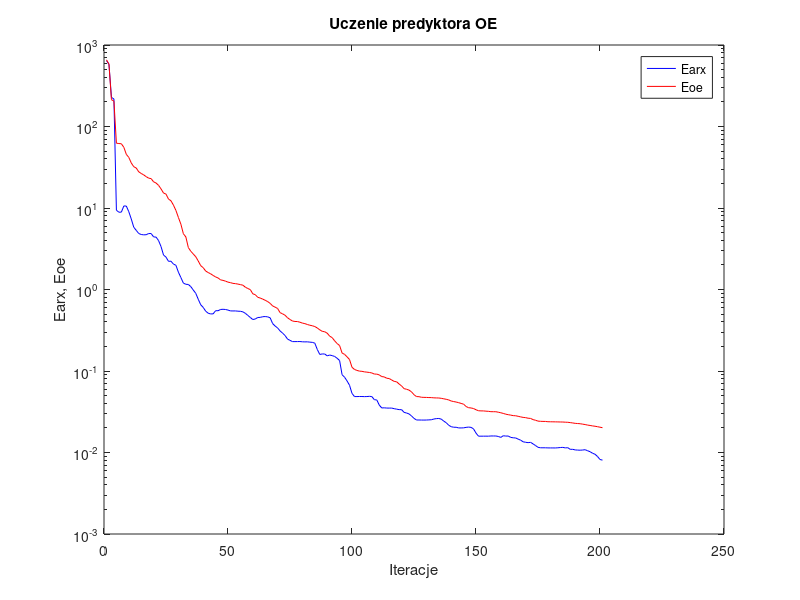
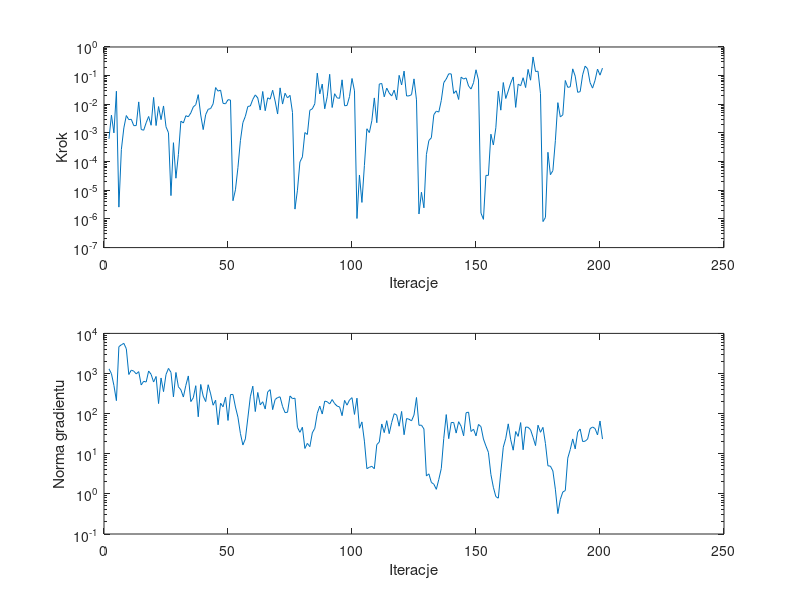

Here is the MATLAB script that generated these plots, in order:
%uczenie predyktora oe
clear all;
n=0; farx(n+1)=6.436510e+002; foe(n+1)=6.578533e+002; wspucz(n+1)=0.000000e+000; ng(n+1)=0.000000e+000;
%odnowa zmiennej metryki
n=1; farx(n+1)=5.792022e+002; foe(n+1)=5.833951e+002; krok(n+1)=6.250570e-004; ng(n+1)=1.309464e+003;
n=2; farx(n+1)=2.278635e+002; foe(n+1)=2.136425e+002; krok(n+1)=4.189449e-003; ng(n+1)=9.917397e+002;
n=3; farx(n+1)=2.175743e+002; foe(n+1)=2.047089e+002; krok(n+1)=1.006709e-003; ng(n+1)=5.030328e+002;
n=4; farx(n+1)=9.385977e+000; foe(n+1)=6.238086e+001; krok(n+1)=2.861011e-002; ng(n+1)=2.110651e+002;
n=5; farx(n+1)=8.878119e+000; foe(n+1)=6.181836e+001; krok(n+1)=2.584981e-006; ng(n+1)=4.667431e+003;
n=6; farx(n+1)=8.901083e+000; foe(n+1)=6.141765e+001; krok(n+1)=2.647908e-004; ng(n+1)=5.200018e+003;
n=7; farx(n+1)=1.059517e+001; foe(n+1)=5.554432e+001; krok(n+1)=1.495225e-003; ng(n+1)=5.646662e+003;
n=8; farx(n+1)=1.056579e+001; foe(n+1)=4.552815e+001; krok(n+1)=4.054150e-003; ng(n+1)=4.141462e+003;
n=9; farx(n+1)=9.002278e+000; foe(n+1)=4.177203e+001; krok(n+1)=2.914778e-003; ng(n+1)=9.444214e+002;
n=10; farx(n+1)=7.325537e+000; foe(n+1)=3.570610e+001; krok(n+1)=2.998733e-003; ng(n+1)=1.215852e+003;
n=11; farx(n+1)=5.805440e+000; foe(n+1)=3.211061e+001; krok(n+1)=1.797919e-003; ng(n+1)=1.144290e+003;
n=12; farx(n+1)=5.318720e+000; foe(n+1)=3.096230e+001; krok(n+1)=1.812955e-003; ng(n+1)=9.774323e+002;
n=13; farx(n+1)=4.865421e+000; foe(n+1)=2.778997e+001; krok(n+1)=1.213054e-002; ng(n+1)=1.115172e+003;
n=14; farx(n+1)=4.729935e+000; foe(n+1)=2.653851e+001; krok(n+1)=1.323510e-003; ng(n+1)=5.193157e+002;
n=15; farx(n+1)=4.685501e+000; foe(n+1)=2.549476e+001; krok(n+1)=1.244450e-003; ng(n+1)=6.409461e+002;
n=16; farx(n+1)=4.700727e+000; foe(n+1)=2.426643e+001; krok(n+1)=2.270713e-003; ng(n+1)=6.127846e+002;
n=17; farx(n+1)=4.861871e+000; foe(n+1)=2.324352e+001; krok(n+1)=3.763634e-003; ng(n+1)=1.157055e+003;
n=18; farx(n+1)=4.859209e+000; foe(n+1)=2.293361e+001; krok(n+1)=1.857915e-003; ng(n+1)=9.502692e+002;
n=19; farx(n+1)=4.423550e+000; foe(n+1)=2.094273e+001; krok(n+1)=1.737095e-002; ng(n+1)=6.132300e+002;
n=20; farx(n+1)=4.392376e+000; foe(n+1)=2.025441e+001; krok(n+1)=1.812955e-003; ng(n+1)=8.436217e+002;
n=21; farx(n+1)=3.982499e+000; foe(n+1)=1.895916e+001; krok(n+1)=8.360316e-003; ng(n+1)=1.783342e+002;
n=22; farx(n+1)=3.359958e+000; foe(n+1)=1.715021e+001; krok(n+1)=2.914778e-003; ng(n+1)=7.749449e+002;
n=23; farx(n+1)=2.648928e+000; foe(n+1)=1.526391e+001; krok(n+1)=8.751130e-003; ng(n+1)=3.539649e+002;
n=24; farx(n+1)=2.496388e+000; foe(n+1)=1.480931e+001; krok(n+1)=1.645803e-003; ng(n+1)=9.423411e+002;
n=25; farx(n+1)=2.217646e+000; foe(n+1)=1.287227e+001; krok(n+1)=1.016331e-003; ng(n+1)=1.341062e+003;
%odnowa zmiennej metryki
n=26; farx(n+1)=2.224422e+000; foe(n+1)=1.227220e+001; krok(n+1)=6.514692e-006; ng(n+1)=1.067842e+003;
n=27; farx(n+1)=2.051032e+000; foe(n+1)=1.084580e+001; krok(n+1)=4.576195e-004; ng(n+1)=2.614505e+002;
n=28; farx(n+1)=1.982144e+000; foe(n+1)=9.331028e+000; krok(n+1)=2.637524e-005; ng(n+1)=1.062323e+003;
n=29; farx(n+1)=1.631306e+000; foe(n+1)=7.655539e+000; krok(n+1)=1.784716e-004; ng(n+1)=4.661366e+002;
n=30; farx(n+1)=1.402180e+000; foe(n+1)=6.332601e+000; krok(n+1)=2.586254e-003; ng(n+1)=3.927375e+002;
n=31; farx(n+1)=1.198869e+000; foe(n+1)=4.835139e+000; krok(n+1)=2.224854e-003; ng(n+1)=2.592545e+002;
n=32; farx(n+1)=1.158748e+000; foe(n+1)=4.419703e+000; krok(n+1)=3.996730e-003; ng(n+1)=5.058010e+002;
n=33; farx(n+1)=1.153247e+000; foe(n+1)=3.273005e+000; krok(n+1)=3.671029e-003; ng(n+1)=8.702460e+002;
n=34; farx(n+1)=1.084946e+000; foe(n+1)=2.944833e+000; krok(n+1)=5.003630e-003; ng(n+1)=1.995995e+002;
n=35; farx(n+1)=9.851547e-001; foe(n+1)=2.726999e+000; krok(n+1)=8.099144e-003; ng(n+1)=2.488941e+002;
n=36; farx(n+1)=8.972293e-001; foe(n+1)=2.523642e+000; krok(n+1)=9.677825e-003; ng(n+1)=4.970048e+002;
n=37; farx(n+1)=7.597964e-001; foe(n+1)=2.238693e+000; krok(n+1)=2.173419e-002; ng(n+1)=8.353984e+001;
n=38; farx(n+1)=6.491192e-001; foe(n+1)=1.960085e+000; krok(n+1)=4.236653e-003; ng(n+1)=5.341330e+002;
n=39; farx(n+1)=6.035337e-001; foe(n+1)=1.852433e+000; krok(n+1)=1.310706e-003; ng(n+1)=2.732412e+002;
n=40; farx(n+1)=5.422556e-001; foe(n+1)=1.683845e+000; krok(n+1)=4.375565e-003; ng(n+1)=1.997623e+002;
n=41; farx(n+1)=5.117581e-001; foe(n+1)=1.615817e+000; krok(n+1)=6.681202e-003; ng(n+1)=5.253258e+002;
n=42; farx(n+1)=5.015391e-001; foe(n+1)=1.557377e+000; krok(n+1)=7.119007e-003; ng(n+1)=3.108520e+002;
n=43; farx(n+1)=5.025032e-001; foe(n+1)=1.488272e+000; krok(n+1)=1.038090e-002; ng(n+1)=1.621312e+002;
n=44; farx(n+1)=5.493457e-001; foe(n+1)=1.426351e+000; krok(n+1)=3.832769e-002; ng(n+1)=2.164271e+002;
n=45; farx(n+1)=5.492845e-001; foe(n+1)=1.385349e+000; krok(n+1)=2.876670e-002; ng(n+1)=5.277770e+001;
n=46; farx(n+1)=5.686611e-001; foe(n+1)=1.312836e+000; krok(n+1)=3.134015e-002; ng(n+1)=1.821376e+002;
n=47; farx(n+1)=5.719681e-001; foe(n+1)=1.293944e+000; krok(n+1)=1.080437e-002; ng(n+1)=1.479676e+002;
n=48; farx(n+1)=5.683560e-001; foe(n+1)=1.265893e+000; krok(n+1)=1.042882e-002; ng(n+1)=2.588142e+002;
n=49; farx(n+1)=5.592397e-001; foe(n+1)=1.231456e+000; krok(n+1)=1.448480e-002; ng(n+1)=6.754619e+001;
n=50; farx(n+1)=5.463207e-001; foe(n+1)=1.213799e+000; krok(n+1)=1.406421e-002; ng(n+1)=2.982916e+002;
%odnowa zmiennej metryki
n=51; farx(n+1)=5.455951e-001; foe(n+1)=1.188798e+000; krok(n+1)=4.324013e-006; ng(n+1)=3.009432e+002;
n=52; farx(n+1)=5.460014e-001; foe(n+1)=1.180583e+000; krok(n+1)=1.039083e-005; ng(n+1)=1.461156e+002;
n=53; farx(n+1)=5.417912e-001; foe(n+1)=1.165091e+000; krok(n+1)=6.140602e-005; ng(n+1)=8.179224e+001;
n=54; farx(n+1)=5.401804e-001; foe(n+1)=1.148295e+000; krok(n+1)=5.391128e-004; ng(n+1)=3.213067e+001;
n=55; farx(n+1)=5.319557e-001; foe(n+1)=1.129045e+000; krok(n+1)=2.289488e-003; ng(n+1)=1.651899e+001;
n=56; farx(n+1)=5.102956e-001; foe(n+1)=1.067470e+000; krok(n+1)=3.816075e-003; ng(n+1)=2.344005e+001;
n=57; farx(n+1)=4.807196e-001; foe(n+1)=1.028084e+000; krok(n+1)=8.402186e-003; ng(n+1)=7.792237e+001;
n=58; farx(n+1)=4.538242e-001; foe(n+1)=9.966357e-001; krok(n+1)=8.751130e-003; ng(n+1)=2.628282e+002;
n=59; farx(n+1)=4.281854e-001; foe(n+1)=8.850296e-001; krok(n+1)=1.483652e-002; ng(n+1)=4.835563e+002;
n=60; farx(n+1)=4.346054e-001; foe(n+1)=8.636835e-001; krok(n+1)=2.128042e-002; ng(n+1)=1.127137e+002;
n=61; farx(n+1)=4.536016e-001; foe(n+1)=8.020961e-001; krok(n+1)=1.664870e-002; ng(n+1)=3.369352e+002;
n=62; farx(n+1)=4.549230e-001; foe(n+1)=7.857598e-001; krok(n+1)=6.303106e-003; ng(n+1)=1.658966e+002;
n=63; farx(n+1)=4.636375e-001; foe(n+1)=7.622464e-001; krok(n+1)=2.800363e-002; ng(n+1)=1.978051e+002;
n=64; farx(n+1)=4.656234e-001; foe(n+1)=7.375181e-001; krok(n+1)=5.967206e-003; ng(n+1)=1.302669e+002;
n=65; farx(n+1)=4.617622e-001; foe(n+1)=7.105867e-001; krok(n+1)=1.680696e-002; ng(n+1)=3.481763e+002;
n=66; farx(n+1)=4.494892e-001; foe(n+1)=6.757020e-001; krok(n+1)=1.511671e-002; ng(n+1)=3.958706e+002;
n=67; farx(n+1)=3.816632e-001; foe(n+1)=6.284174e-001; krok(n+1)=3.095635e-002; ng(n+1)=1.258647e+002;
n=68; farx(n+1)=3.565371e-001; foe(n+1)=6.074541e-001; krok(n+1)=1.303276e-002; ng(n+1)=2.247905e+002;
n=69; farx(n+1)=3.374264e-001; foe(n+1)=5.849076e-001; krok(n+1)=4.579955e-003; ng(n+1)=2.518552e+002;
n=70; farx(n+1)=3.102253e-001; foe(n+1)=5.201026e-001; krok(n+1)=3.742693e-002; ng(n+1)=2.623300e+002;
n=71; farx(n+1)=2.916318e-001; foe(n+1)=5.029519e-001; krok(n+1)=1.019133e-002; ng(n+1)=1.506562e+002;
n=72; farx(n+1)=2.725099e-001; foe(n+1)=4.831162e-001; krok(n+1)=2.429096e-002; ng(n+1)=1.060311e+002;
n=73; farx(n+1)=2.463784e-001; foe(n+1)=4.501921e-001; krok(n+1)=1.669856e-002; ng(n+1)=1.082835e+002;
n=74; farx(n+1)=2.377521e-001; foe(n+1)=4.284725e-001; krok(n+1)=2.054980e-002; ng(n+1)=2.761375e+002;
n=75; farx(n+1)=2.294662e-001; foe(n+1)=4.105985e-001; krok(n+1)=5.201755e-003; ng(n+1)=2.358168e+002;
%odnowa zmiennej metryki
n=76; farx(n+1)=2.294836e-001; foe(n+1)=4.052351e-001; krok(n+1)=2.201936e-006; ng(n+1)=2.434141e+002;
n=77; farx(n+1)=2.296340e-001; foe(n+1)=4.045603e-001; krok(n+1)=1.008355e-005; ng(n+1)=4.552916e+001;
n=78; farx(n+1)=2.299104e-001; foe(n+1)=3.968280e-001; krok(n+1)=9.729960e-005; ng(n+1)=3.427463e+001;
n=79; farx(n+1)=2.282569e-001; foe(n+1)=3.871248e-001; krok(n+1)=1.460638e-004; ng(n+1)=4.583766e+001;
n=80; farx(n+1)=2.276603e-001; foe(n+1)=3.812045e-001; krok(n+1)=1.031514e-003; ng(n+1)=1.355509e+001;
n=81; farx(n+1)=2.280012e-001; foe(n+1)=3.721551e-001; krok(n+1)=8.861138e-004; ng(n+1)=1.814269e+001;
n=82; farx(n+1)=2.260592e-001; foe(n+1)=3.642395e-001; krok(n+1)=6.192369e-003; ng(n+1)=1.502700e+001;
n=83; farx(n+1)=2.246223e-001; foe(n+1)=3.591912e-001; krok(n+1)=6.947618e-003; ng(n+1)=3.325354e+001;
n=84; farx(n+1)=2.195441e-001; foe(n+1)=3.509299e-001; krok(n+1)=1.041670e-002; ng(n+1)=4.320977e+001;
n=85; farx(n+1)=1.839664e-001; foe(n+1)=3.374486e-001; krok(n+1)=1.221144e-001; ng(n+1)=1.021213e+002;
n=86; farx(n+1)=1.596914e-001; foe(n+1)=3.198121e-001; krok(n+1)=2.307159e-002; ng(n+1)=1.545259e+002;
n=87; farx(n+1)=1.619107e-001; foe(n+1)=3.068421e-001; krok(n+1)=5.079872e-002; ng(n+1)=9.776523e+001;
n=88; farx(n+1)=1.617527e-001; foe(n+1)=3.030653e-001; krok(n+1)=6.970444e-003; ng(n+1)=2.052957e+002;
n=89; farx(n+1)=1.533504e-001; foe(n+1)=2.911637e-001; krok(n+1)=1.830545e-002; ng(n+1)=1.980304e+002;
n=90; farx(n+1)=1.570294e-001; foe(n+1)=2.676775e-001; krok(n+1)=1.113003e-001; ng(n+1)=1.742825e+002;
n=91; farx(n+1)=1.544287e-001; foe(n+1)=2.568141e-001; krok(n+1)=7.737158e-003; ng(n+1)=2.245826e+002;
n=92; farx(n+1)=1.508662e-001; foe(n+1)=2.345084e-001; krok(n+1)=2.338404e-002; ng(n+1)=1.778453e+002;
n=93; farx(n+1)=1.433069e-001; foe(n+1)=2.173051e-001; krok(n+1)=1.675780e-002; ng(n+1)=1.543241e+002;
n=94; farx(n+1)=1.344092e-001; foe(n+1)=2.051666e-001; krok(n+1)=1.615204e-002; ng(n+1)=1.468206e+002;
n=95; farx(n+1)=9.003178e-002; foe(n+1)=1.661622e-001; krok(n+1)=7.142563e-002; ng(n+1)=8.895343e+001;
n=96; farx(n+1)=8.387834e-002; foe(n+1)=1.600097e-001; krok(n+1)=8.899418e-003; ng(n+1)=2.140185e+002;
n=97; farx(n+1)=7.556895e-002; foe(n+1)=1.493203e-001; krok(n+1)=9.096510e-003; ng(n+1)=1.628488e+002;
n=98; farx(n+1)=6.686282e-002; foe(n+1)=1.383278e-001; krok(n+1)=1.871346e-002; ng(n+1)=2.201301e+002;
n=99; farx(n+1)=5.314195e-002; foe(n+1)=1.110706e-001; krok(n+1)=7.959957e-002; ng(n+1)=2.501253e+002;
n=100; farx(n+1)=4.856174e-002; foe(n+1)=1.044705e-001; krok(n+1)=2.946581e-002; ng(n+1)=9.559028e+001;
%odnowa zmiennej metryki
n=101; farx(n+1)=4.856217e-002; foe(n+1)=1.016709e-001; krok(n+1)=1.035965e-006; ng(n+1)=2.432056e+002;
n=102; farx(n+1)=4.867206e-002; foe(n+1)=9.967425e-002; krok(n+1)=3.415827e-005; ng(n+1)=4.325644e+001;
n=103; farx(n+1)=4.865001e-002; foe(n+1)=9.910855e-002; krok(n+1)=3.767702e-006; ng(n+1)=6.221638e+001;
n=104; farx(n+1)=4.849229e-002; foe(n+1)=9.763070e-002; krok(n+1)=7.356783e-005; ng(n+1)=2.063872e+001;
n=105; farx(n+1)=4.860117e-002; foe(n+1)=9.681393e-002; krok(n+1)=1.402097e-003; ng(n+1)=4.254848e+000;
n=106; farx(n+1)=4.889977e-002; foe(n+1)=9.594784e-002; krok(n+1)=1.031514e-003; ng(n+1)=4.599168e+000;
n=107; farx(n+1)=4.856268e-002; foe(n+1)=9.461180e-002; krok(n+1)=2.678603e-003; ng(n+1)=4.866415e+000;
n=108; farx(n+1)=4.448116e-002; foe(n+1)=9.176053e-002; krok(n+1)=1.669856e-002; ng(n+1)=4.231278e+000;
n=109; farx(n+1)=4.411467e-002; foe(n+1)=9.153498e-002; krok(n+1)=2.275225e-003; ng(n+1)=1.693314e+001;
n=110; farx(n+1)=3.815127e-002; foe(n+1)=8.957921e-002; krok(n+1)=5.082412e-002; ng(n+1)=1.958073e+001;
n=111; farx(n+1)=3.520631e-002; foe(n+1)=8.537849e-002; krok(n+1)=5.335388e-002; ng(n+1)=5.528754e+001;
n=112; farx(n+1)=3.534625e-002; foe(n+1)=8.464443e-002; krok(n+1)=1.825465e-002; ng(n+1)=3.367684e+001;
n=113; farx(n+1)=3.510681e-002; foe(n+1)=8.150548e-002; krok(n+1)=3.680593e-002; ng(n+1)=6.679846e+001;
n=114; farx(n+1)=3.506688e-002; foe(n+1)=8.081892e-002; krok(n+1)=2.476948e-002; ng(n+1)=3.170717e+001;
n=115; farx(n+1)=3.509240e-002; foe(n+1)=7.754531e-002; krok(n+1)=1.948770e-002; ng(n+1)=6.034927e+001;
n=116; farx(n+1)=3.448891e-002; foe(n+1)=7.462997e-002; krok(n+1)=3.118548e-002; ng(n+1)=9.956646e+001;
n=117; farx(n+1)=3.403750e-002; foe(n+1)=7.368402e-002; krok(n+1)=1.417782e-002; ng(n+1)=9.293886e+001;
n=118; farx(n+1)=3.357794e-002; foe(n+1)=6.926678e-002; krok(n+1)=1.024472e-001; ng(n+1)=4.858311e+001;
n=119; farx(n+1)=3.354059e-002; foe(n+1)=6.552188e-002; krok(n+1)=4.725510e-002; ng(n+1)=1.134122e+002;
n=120; farx(n+1)=3.107032e-002; foe(n+1)=6.075558e-002; krok(n+1)=1.440814e-001; ng(n+1)=2.979928e+001;
n=121; farx(n+1)=3.051600e-002; foe(n+1)=5.969573e-002; krok(n+1)=1.950573e-002; ng(n+1)=7.542125e+001;
n=122; farx(n+1)=2.973930e-002; foe(n+1)=5.827940e-002; krok(n+1)=1.970594e-002; ng(n+1)=7.258364e+001;
n=123; farx(n+1)=2.810243e-002; foe(n+1)=5.547887e-002; krok(n+1)=2.165649e-002; ng(n+1)=6.604892e+001;
n=124; farx(n+1)=2.623202e-002; foe(n+1)=5.118919e-002; krok(n+1)=7.709486e-002; ng(n+1)=9.236183e+001;
n=125; farx(n+1)=2.505728e-002; foe(n+1)=4.856277e-002; krok(n+1)=1.430505e-002; ng(n+1)=2.525465e+002;
%odnowa zmiennej metryki
n=126; farx(n+1)=2.505474e-002; foe(n+1)=4.841410e-002; krok(n+1)=1.489253e-006; ng(n+1)=5.118144e+001;
n=127; farx(n+1)=2.501637e-002; foe(n+1)=4.761612e-002; krok(n+1)=8.546025e-006; ng(n+1)=5.171223e+001;
n=128; farx(n+1)=2.499693e-002; foe(n+1)=4.746924e-002; krok(n+1)=2.441629e-006; ng(n+1)=4.158751e+001;
n=129; farx(n+1)=2.503163e-002; foe(n+1)=4.740468e-002; krok(n+1)=1.758667e-004; ng(n+1)=2.792047e+000;
n=130; farx(n+1)=2.513641e-002; foe(n+1)=4.723071e-002; krok(n+1)=5.465324e-004; ng(n+1)=3.154003e+000;
n=131; farx(n+1)=2.522877e-002; foe(n+1)=4.717060e-002; krok(n+1)=6.791933e-004; ng(n+1)=1.932156e+000;
n=132; farx(n+1)=2.574865e-002; foe(n+1)=4.684970e-002; krok(n+1)=4.352152e-003; ng(n+1)=1.741737e+000;
n=133; farx(n+1)=2.604654e-002; foe(n+1)=4.673525e-002; krok(n+1)=5.770731e-003; ng(n+1)=1.298757e+000;
n=134; farx(n+1)=2.616521e-002; foe(n+1)=4.664551e-002; krok(n+1)=5.355898e-003; ng(n+1)=2.295895e+000;
n=135; farx(n+1)=2.567360e-002; foe(n+1)=4.620865e-002; krok(n+1)=1.363555e-002; ng(n+1)=4.295416e+000;
n=136; farx(n+1)=2.425898e-002; foe(n+1)=4.558647e-002; krok(n+1)=5.715876e-002; ng(n+1)=2.413683e+001;
n=137; farx(n+1)=2.319178e-002; foe(n+1)=4.494712e-002; krok(n+1)=7.633913e-002; ng(n+1)=9.473267e+001;
n=138; farx(n+1)=2.159011e-002; foe(n+1)=4.417545e-002; krok(n+1)=1.158784e-001; ng(n+1)=2.377616e+001;
n=139; farx(n+1)=2.073549e-002; foe(n+1)=4.282908e-002; krok(n+1)=1.150658e-001; ng(n+1)=6.005524e+001;
n=140; farx(n+1)=2.041842e-002; foe(n+1)=4.217102e-002; krok(n+1)=2.392360e-002; ng(n+1)=6.024068e+001;
n=141; farx(n+1)=2.040159e-002; foe(n+1)=4.161382e-002; krok(n+1)=2.977118e-002; ng(n+1)=3.276280e+001;
n=142; farx(n+1)=2.003467e-002; foe(n+1)=4.087652e-002; krok(n+1)=1.473291e-002; ng(n+1)=6.297905e+001;
n=143; farx(n+1)=2.001548e-002; foe(n+1)=4.001540e-002; krok(n+1)=8.892157e-002; ng(n+1)=4.838806e+001;
n=144; farx(n+1)=2.006964e-002; foe(n+1)=3.917216e-002; krok(n+1)=7.604882e-002; ng(n+1)=2.803811e+001;
n=145; farx(n+1)=2.033656e-002; foe(n+1)=3.668681e-002; krok(n+1)=8.331886e-002; ng(n+1)=1.050890e+002;
n=146; farx(n+1)=2.051429e-002; foe(n+1)=3.546264e-002; krok(n+1)=4.331299e-002; ng(n+1)=1.089788e+002;
n=147; farx(n+1)=2.034313e-002; foe(n+1)=3.520474e-002; krok(n+1)=3.413297e-002; ng(n+1)=3.585455e+001;
n=148; farx(n+1)=1.951471e-002; foe(n+1)=3.463881e-002; krok(n+1)=5.671128e-002; ng(n+1)=4.098649e+001;
n=149; farx(n+1)=1.730124e-002; foe(n+1)=3.347186e-002; krok(n+1)=1.601162e-001; ng(n+1)=2.790880e+001;
n=150; farx(n+1)=1.585588e-002; foe(n+1)=3.253876e-002; krok(n+1)=7.039776e-002; ng(n+1)=5.376020e+001;
%odnowa zmiennej metryki
n=151; farx(n+1)=1.586314e-002; foe(n+1)=3.240370e-002; krok(n+1)=1.603034e-006; ng(n+1)=4.747186e+001;
n=152; farx(n+1)=1.586432e-002; foe(n+1)=3.238469e-002; krok(n+1)=9.682870e-007; ng(n+1)=2.331546e+001;
n=153; farx(n+1)=1.587278e-002; foe(n+1)=3.214885e-002; krok(n+1)=3.307838e-005; ng(n+1)=1.562951e+001;
n=154; farx(n+1)=1.585717e-002; foe(n+1)=3.201177e-002; krok(n+1)=3.313844e-005; ng(n+1)=1.084837e+001;
n=155; farx(n+1)=1.595447e-002; foe(n+1)=3.169569e-002; krok(n+1)=9.064776e-004; ng(n+1)=3.061429e+000;
n=156; farx(n+1)=1.594878e-002; foe(n+1)=3.167000e-002; krok(n+1)=3.795463e-004; ng(n+1)=1.462985e+000;
n=157; farx(n+1)=1.594429e-002; foe(n+1)=3.164280e-002; krok(n+1)=1.516318e-003; ng(n+1)=8.547458e-001;
n=158; farx(n+1)=1.573136e-002; foe(n+1)=3.121014e-002; krok(n+1)=2.854877e-002; ng(n+1)=7.827977e-001;
n=159; farx(n+1)=1.532650e-002; foe(n+1)=3.073105e-002; krok(n+1)=6.244283e-003; ng(n+1)=3.470742e+000;
n=160; farx(n+1)=1.605810e-002; foe(n+1)=3.016684e-002; krok(n+1)=5.753341e-002; ng(n+1)=1.457580e+001;
n=161; farx(n+1)=1.590642e-002; foe(n+1)=2.951928e-002; krok(n+1)=1.596372e-002; ng(n+1)=2.428241e+001;
n=162; farx(n+1)=1.592797e-002; foe(n+1)=2.911344e-002; krok(n+1)=2.928765e-002; ng(n+1)=5.564358e+001;
n=163; farx(n+1)=1.532565e-002; foe(n+1)=2.875882e-002; krok(n+1)=5.558094e-002; ng(n+1)=2.230113e+001;
n=164; farx(n+1)=1.515422e-002; foe(n+1)=2.833977e-002; krok(n+1)=9.018109e-002; ng(n+1)=1.227340e+001;
n=165; farx(n+1)=1.507944e-002; foe(n+1)=2.823834e-002; krok(n+1)=7.805422e-003; ng(n+1)=3.583433e+001;
n=166; farx(n+1)=1.459028e-002; foe(n+1)=2.780121e-002; krok(n+1)=5.055608e-002; ng(n+1)=2.714218e+001;
n=167; farx(n+1)=1.417820e-002; foe(n+1)=2.736185e-002; krok(n+1)=4.438543e-002; ng(n+1)=5.982249e+001;
n=168; farx(n+1)=1.353614e-002; foe(n+1)=2.696625e-002; krok(n+1)=8.452792e-002; ng(n+1)=1.258502e+001;
n=169; farx(n+1)=1.335061e-002; foe(n+1)=2.678278e-002; krok(n+1)=3.841036e-002; ng(n+1)=4.638744e+001;
n=170; farx(n+1)=1.321015e-002; foe(n+1)=2.634435e-002; krok(n+1)=1.653712e-001; ng(n+1)=4.567512e+001;
n=171; farx(n+1)=1.332487e-002; foe(n+1)=2.619777e-002; krok(n+1)=6.939329e-002; ng(n+1)=3.964592e+001;
n=172; farx(n+1)=1.275506e-002; foe(n+1)=2.532468e-002; krok(n+1)=4.485036e-001; ng(n+1)=2.572201e+001;
n=173; farx(n+1)=1.217633e-002; foe(n+1)=2.487288e-002; krok(n+1)=1.392689e-001; ng(n+1)=1.597626e+001;
n=174; farx(n+1)=1.158161e-002; foe(n+1)=2.428033e-002; krok(n+1)=1.428513e-001; ng(n+1)=5.147874e+001;
n=175; farx(n+1)=1.142859e-002; foe(n+1)=2.413672e-002; krok(n+1)=2.362755e-002; ng(n+1)=3.429566e+001;
%odnowa zmiennej metryki
n=176; farx(n+1)=1.142574e-002; foe(n+1)=2.407553e-002; krok(n+1)=8.096016e-007; ng(n+1)=4.545918e+001;
n=177; farx(n+1)=1.142361e-002; foe(n+1)=2.405634e-002; krok(n+1)=1.125778e-006; ng(n+1)=1.799690e+001;
n=178; farx(n+1)=1.138914e-002; foe(n+1)=2.385319e-002; krok(n+1)=2.117778e-004; ng(n+1)=5.009446e+000;
n=179; farx(n+1)=1.138163e-002; foe(n+1)=2.382863e-002; krok(n+1)=3.501276e-005; ng(n+1)=4.912196e+000;
n=180; farx(n+1)=1.138130e-002; foe(n+1)=2.380002e-002; krok(n+1)=4.837788e-005; ng(n+1)=3.733046e+000;
n=181; farx(n+1)=1.137079e-002; foe(n+1)=2.376873e-002; krok(n+1)=5.362933e-004; ng(n+1)=1.308540e+000;
n=182; farx(n+1)=1.142750e-002; foe(n+1)=2.373592e-002; krok(n+1)=1.142218e-002; ng(n+1)=3.221212e-001;
n=183; farx(n+1)=1.150583e-002; foe(n+1)=2.368248e-002; krok(n+1)=3.625910e-003; ng(n+1)=7.278447e-001;
n=184; farx(n+1)=1.156259e-002; foe(n+1)=2.366127e-002; krok(n+1)=4.267031e-003; ng(n+1)=1.115051e+000;
n=185; farx(n+1)=1.138926e-002; foe(n+1)=2.354432e-002; krok(n+1)=6.774452e-002; ng(n+1)=1.209716e+000;
n=186; farx(n+1)=1.145674e-002; foe(n+1)=2.348303e-002; krok(n+1)=3.899500e-002; ng(n+1)=7.780200e+000;
n=187; farx(n+1)=1.093561e-002; foe(n+1)=2.327732e-002; krok(n+1)=4.076532e-002; ng(n+1)=1.274925e+001;
n=188; farx(n+1)=1.094454e-002; foe(n+1)=2.304285e-002; krok(n+1)=1.725040e-001; ng(n+1)=2.342282e+001;
n=189; farx(n+1)=1.075517e-002; foe(n+1)=2.279054e-002; krok(n+1)=9.599621e-002; ng(n+1)=1.322453e+001;
n=190; farx(n+1)=1.070639e-002; foe(n+1)=2.266744e-002; krok(n+1)=2.617870e-002; ng(n+1)=3.476646e+001;
n=191; farx(n+1)=1.067127e-002; foe(n+1)=2.255546e-002; krok(n+1)=2.762153e-002; ng(n+1)=4.138781e+001;
n=192; farx(n+1)=1.072481e-002; foe(n+1)=2.227785e-002; krok(n+1)=1.067078e-001; ng(n+1)=2.018761e+001;
n=193; farx(n+1)=1.082249e-002; foe(n+1)=2.203176e-002; krok(n+1)=2.144024e-001; ng(n+1)=2.058027e+001;
n=194; farx(n+1)=1.051292e-002; foe(n+1)=2.169231e-002; krok(n+1)=1.728230e-001; ng(n+1)=2.324471e+001;
n=195; farx(n+1)=1.022328e-002; foe(n+1)=2.147523e-002; krok(n+1)=5.695205e-002; ng(n+1)=4.216049e+001;
n=196; farx(n+1)=9.792905e-003; foe(n+1)=2.119152e-002; krok(n+1)=3.670029e-002; ng(n+1)=4.641160e+001;
n=197; farx(n+1)=9.514868e-003; foe(n+1)=2.100197e-002; krok(n+1)=6.852302e-002; ng(n+1)=4.262317e+001;
n=198; farx(n+1)=8.925291e-003; foe(n+1)=2.073378e-002; krok(n+1)=1.690415e-001; ng(n+1)=2.942767e+001;
n=199; farx(n+1)=8.205654e-003; foe(n+1)=2.043637e-002; krok(n+1)=1.039503e-001; ng(n+1)=6.546857e+001;
n=200; farx(n+1)=8.061015e-003; foe(n+1)=2.015428e-002; krok(n+1)=1.827549e-001; ng(n+1)=2.324311e+001;

figure; semilogy(farx,'b'); hold on; semilogy(foe,'r'); xlabel('Iteracje'); ylabel('Earx, Eoe'); legend('Earx','Eoe'); title('Uczenie predyktora OE');
figure; subplot(2,1,1); semilogy(krok); xlabel('Iteracje'); ylabel('Krok');
subplot(2,1,2); semilogy(ng); xlabel('Iteracje'); ylabel('Norma gradientu');
Earx=farx(n+1)
Eoe=foe(n+1)
